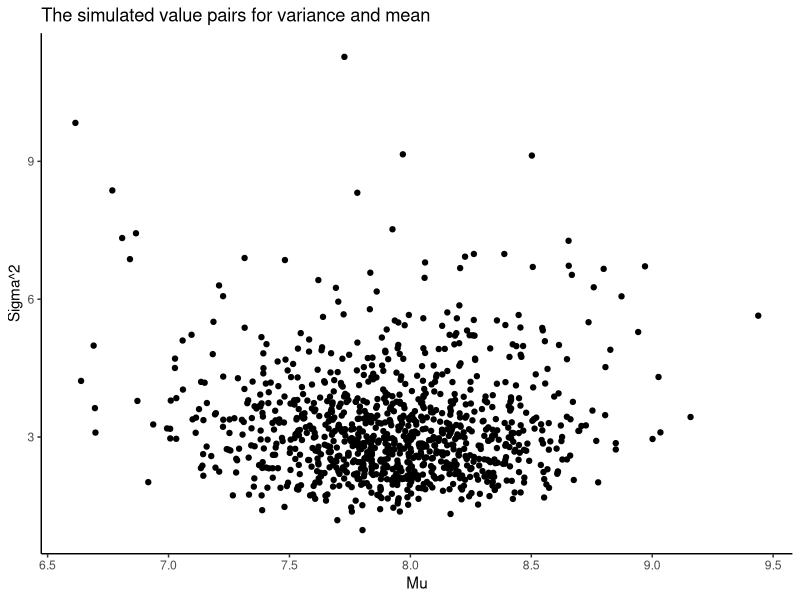
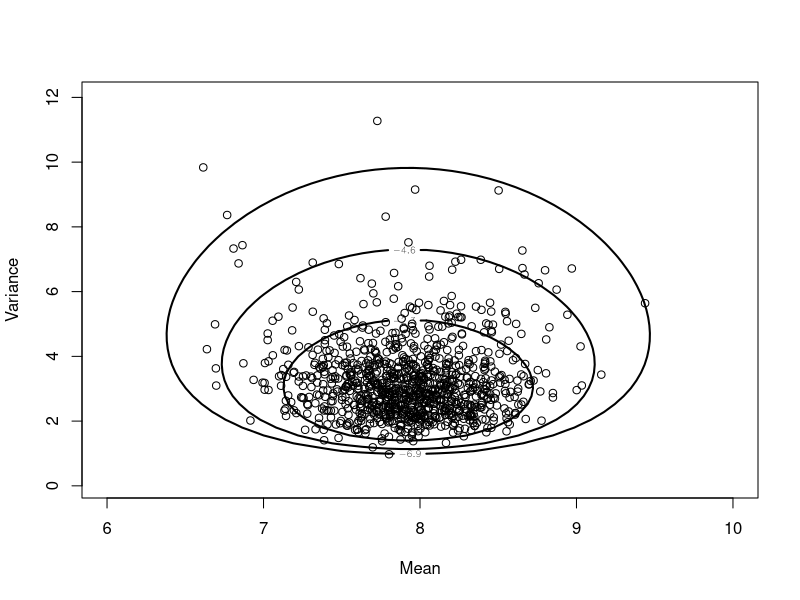
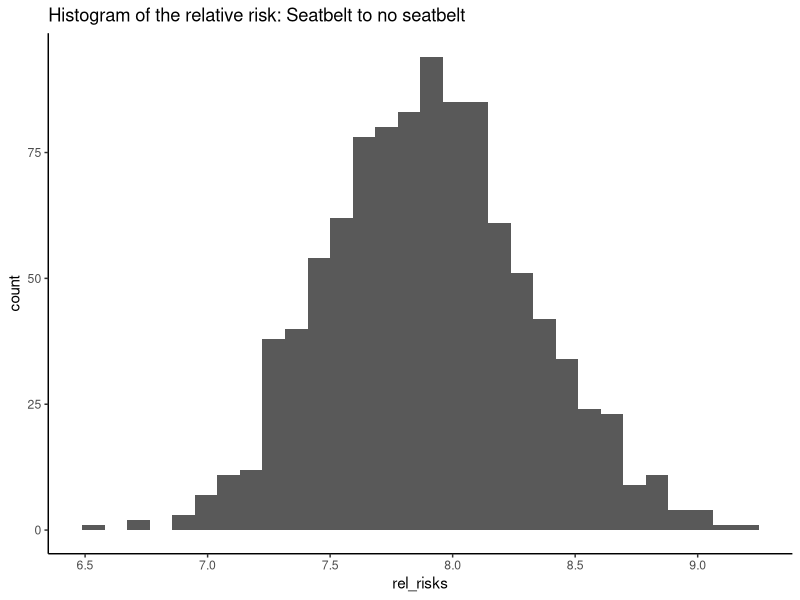
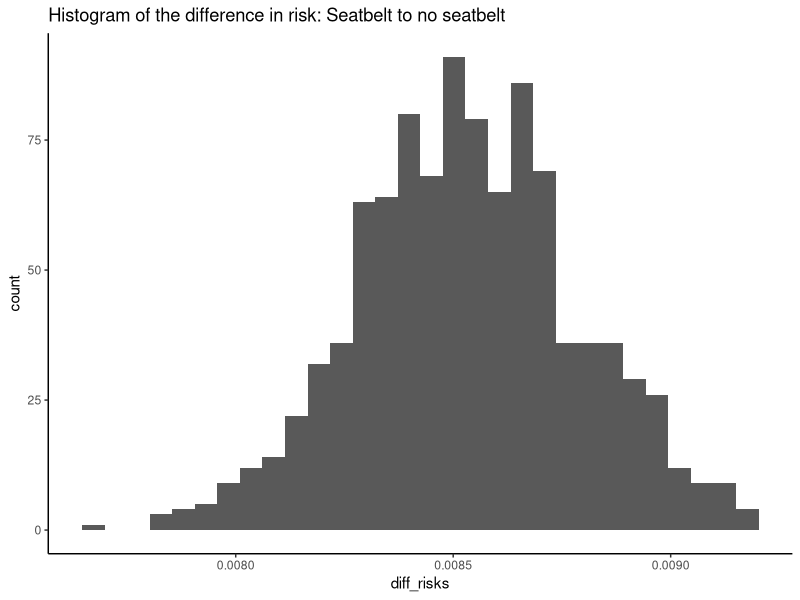
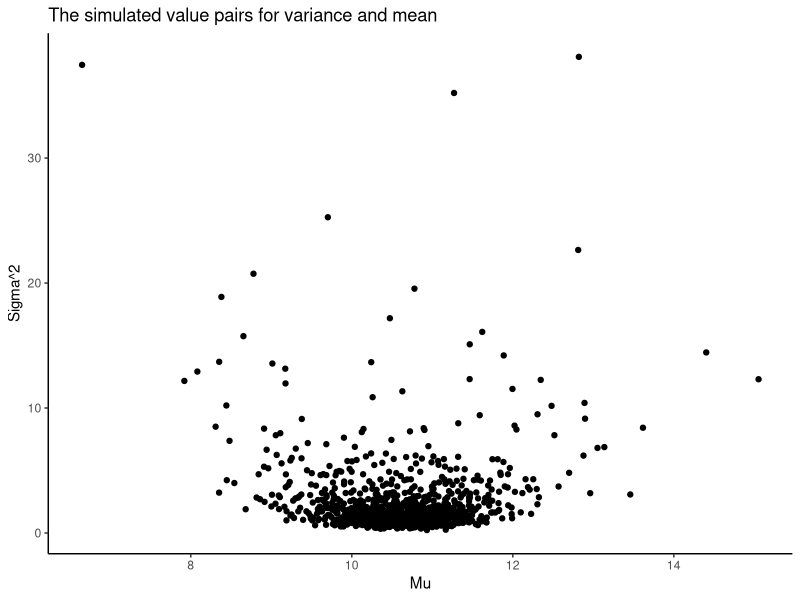
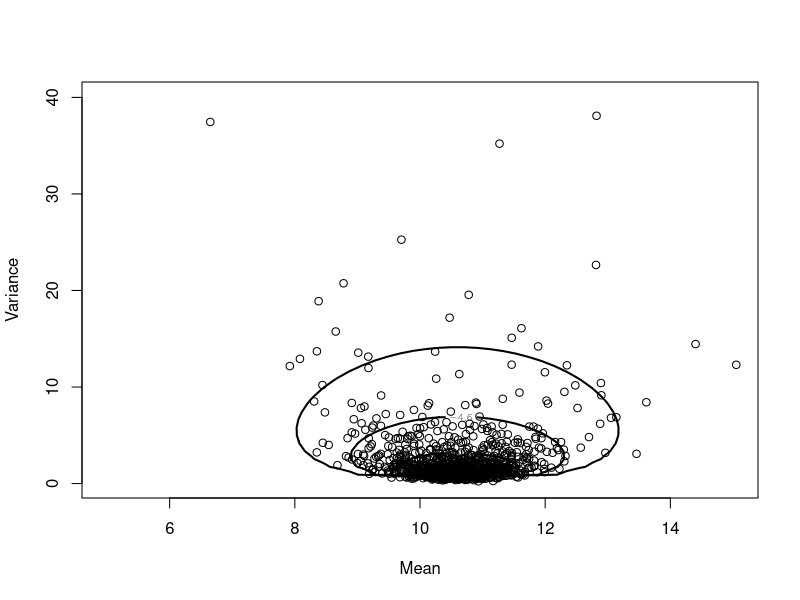
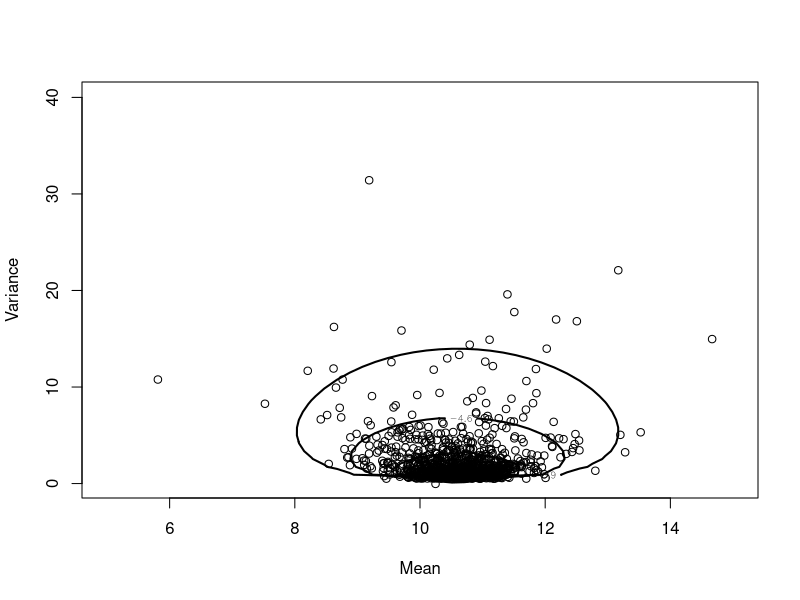
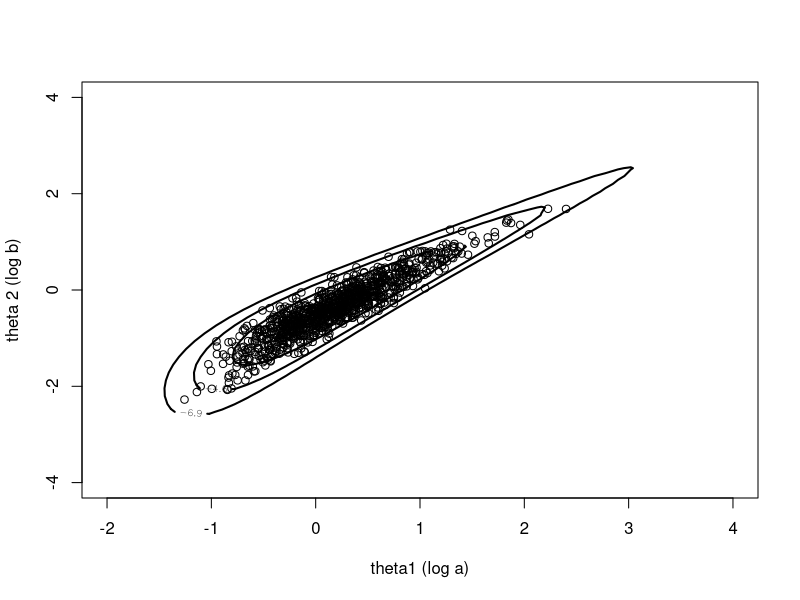

Source code (R) for these figures, in order:
## ---- chunk 1
library(LearnBayes) 
library(ggplot2) # not part of this book
## ---- chunk 2

ys <- c(9,8.5,7,8.5,6,12.5,6,9,8.5,7.5,8,6,9,8,7,10,9,7.5,5,6.5)

## 1
## Emulate section 4.2
S <- sum((ys - mean(ys))^2)
n <- length(ys)
sigma2s <- S/rchisq(1000,n-1)
mus <- rnorm(1000, mean=mean(ys), sd=sqrt(sigma2s)/sqrt(n))

## Plot the simulations 
plot_df <- cbind.data.frame(sigma2s,mus)

ggplot(plot_df,aes(mus,sigma2s)) + 
  geom_point() +
  ggtitle("The simulated value pairs for variance and mean") +
  xlab("Mu") +
  (ylab("Sigma^2")) +
  theme_classic()

## Plot using book's functions and contours
d <- mycontour(normchi2post,c(6,10,0.1,12),ys,xlab="Mean",ylab="Variance")
points(mus,sigma2s)


## 2
ps <- c(0.05,0.95)

## 90% CI for Mu
quantile(mus,ps)
## 90% CI for Sigma
quantile(sqrt(sigma2s),ps)


## 3
## Just do a brute force estimation on our sims
p75s <- mus + 0.674 * sqrt(sigma2s)

## mean and sd
mean(p75s)
sd(p75s)

## ---- chunk 3
## 1
## This is a pen-and-paper exercise
## Generally, just repeat the equations in section 4.2
## To show independence, we just show that the joint distribution is equal to the independent distributions multiplied together

## 2
## our answer follows from part 1
## Because the distributions are independent, we can simply simulate values from the two distributions per our method from question 1 and combine them

## 3
yms <- c(120,107,110,116,114,111,113,117,114,112)
Sm <- sum((yms - mean(yms))^2)
nm <- length(yms)
sigma2ms <- Sm/rchisq(1000,nm-1)
mums <- rnorm(1000, mean=mean(yms), sd=sqrt(sigma2ms)/sqrt(nm))

yfs <- c(110,111,107,108,110,105,107,106,111,111)
Sf <- sum((yfs - mean(yfs))^2)
nf <- length(yfs)
sigma2fs <- Sf/rchisq(1000,nf-1)
mufs <- rnorm(1000, mean=mean(yfs), sd=sqrt(sigma2fs)/sqrt(nf))

mu_diffs <- mums - mufs

## compute an 90% CI on the mu differences, if this interval excludes 0, then we think the means are different
ps <- c(0.05,0.95)
quantile(mu_diffs,ps)

## We compute a 90% credible interval that male golden jackals are 2.23-7.14 mm longer than females

## ---- chunk 4

N <- c(1601,162527)
S <- c(510,412368)

## 1
## Another pen and paper exercise that I won't include in this Rmarkdown
## Assume this is proven for the rest of the exercise

## 2
## The choice of a uniform prior is equivalent to a beta(1,1) prior
## Thus, we can use the beta(1,1) as a conjugate prior
## and the independent posterior distributions are given by beta(1+y,1+n-y)

pNs<- rbeta(1000,1+N[1],1+N[2])
pSs<- rbeta(1000,1+S[1],1+S[2])

rel_risks <- pNs / pSs

plot_df <- cbind.data.frame(rel_risks)
ggplot(plot_df,aes(rel_risks)) + 
  geom_histogram() +
  ggtitle("Histogram of the relative risk: Seatbelt to no seatbelt") +
  theme_classic()

## Based on the histogram, people are ~8x more likely to die in an accident if they are not wearing a seatbelt

## use the quantile function to produce the interval
quantile(rel_risks,c(0.025,0.975))

## 4
diff_risks <- pNs - pSs

plot_df <- cbind.data.frame(diff_risks)
ggplot(plot_df,aes(diff_risks)) + 
  geom_histogram() +
  ggtitle("Histogram of the difference in risk: Seatbelt to no seatbelt") +
  theme_classic()

## 5
length(diff_risks > 0) / length(diff_risks)

## All of our simulated Ps (probability of death in an accident) are greater for no seatbelt than for seatbelt-wearing accidents

## our answer here is %100
## ---- chunk 5

ys <- c(10,11,12,11,9)

## Just copy our code from exercise 1
S <- sum((ys - mean(ys))^2)
n <- length(ys)
sigma2s <- S/rchisq(1000,n-1)
mus <- rnorm(1000, mean=mean(ys), sd=sqrt(sigma2s)/sqrt(n))

## Plot the simulations 
plot_df <- cbind.data.frame(sigma2s,mus)

ggplot(plot_df,aes(mus,sigma2s)) + 
  geom_point() +
  ggtitle("The simulated value pairs for variance and mean") +
  xlab("Mu") +
  (ylab("Sigma^2")) +
  theme_classic()

## Plot using book's functions and contours
d <- mycontour(normchi2post,c(5,15,0.1,40),ys,xlab="Mean",ylab="Variance")
points(mus,sigma2s)

## 2 Another pen-and-paper exercise, I should try to add these using images from Latec or something

## 3
## From part 1, we have a box that approximately covers the posterior distribution
## Use the function simcontour to similar data

## The posterior distribution doesn't have a nice closed form, 
##   but it is easy to compute explicitly for a given value
## We use our grid from part 1 to compute posterior probabilities of parameter pairs
grid <- c(5,15,0.1,40)

## First let's write a function that computes the pdf for given data and parameters

pnorm_rounded <- function(x,mu,sigma2) {
  return(ifelse(trunc(x)==x,pnorm(x+0.5,mu,sqrt(sigma2)) - pnorm(x-0.5,mu,sqrt(sigma2)),0))
}

## Now write a function that uses the previous to compute log of posterior probability for given data and paramters
lognorm_rounded_post <- function(theta,ys) {
  return(log(  (1/theta[2]) * prod(pnorm_rounded(ys,theta[1],theta[2]))  ))
}

## Plot the contours of the distribution
mycontour(lognorm_rounded_post,grid,ys,xlab="Mean",ylab="Variance")
sims <- simcontour(lognorm_rounded_post,grid,ys,1000)
points(sims$x,sims$y)

## 4

## compute the mean/sd for the standard sims
mean(mus)
sd(mus)

## compute the mean/sd for the sims from rounded density
mean(sims$x)
sd(sims$x)

## The posterior distributions for Mu are effectively the same
## Intuitively, this shouldnt surprise us as rounding the data points should not impact the mean

## For example

sims <- rnorm(1000,mean=10,sd=sqrt(10))
rounded_sims <- round(sims)
mean(sims)
sd(sims)
mean(rounded_sims)
sd(rounded_sims)

## I think the point of this exercise is to demonstrate how bayesian inference can be used in cases where closed-form mathematical proof is not possible

## How would we have proven that rounding does not impact the mean in traditional statistics?

## ---- chunk 6

ys <- c(2,5,0,2,3,1,3,4,3,0,3,
        2,1,1,0,6,0,0,3,0,1,1,
        5,0,1,2,0,0,2,1,1,1,0)

## This will be very similar to question 4, where we make some big posterior function,
##  and then use mycontour and simcontour to answer the question

gamma_func <- function(y,a,b) {
  return( gamma(y+a) *
          (b ^ a) *
          (1/( gamma(a) * factorial(y) )) *
          (1/( (b+1) ^ (y+a) ))
  )
}

poisson_gamma_post <- function(theta,ys) {
  a <- exp(theta[1])
  b <- exp(theta[2])
  
  return(log( (1/(a*b)) * prod(gamma_func(ys,a,b)) ))
}

## Now that we've defined the computation of the posterior for a given parameter pair
##  We have to find the grid 

## It took me a lot of painful guessing to find this appropriate grid
## (Because the posterior probabilities of a and b are not indenpendent)
## Theres probably a better way
grid <- c(-2,4,-4,4)

mycontour(poisson_gamma_post,grid,ys,xlab="theta1 (log a)", ylab="theta 2 (log b)")
sims <- simcontour(poisson_gamma_post,grid,ys,1000)
points(sims$x,sims$y)
as <- exp(sims$x)
bs <- exp(sims$y)
qs <- c(.05,.95)
quantile(as,qs)
quantile(bs,qs)

## ---- chunk 7

## 1
## A pen and paper exercise

## 2
## From part 1, because the posteriors are independent, we can simply simulate draws from the two marginal densities
## Also note that the Gamma distribution is a conjugate prior for poisson parameter
## This means that the poserior is an easy computation update to the prior

g1 <- c(144,2.4)
g2 <- c(100,2.5)
data1 <- c(260,4)
data2 <- c(165,4)
post1 <- g1+data1
post2 <- g2+data2

lambda1s <- rgamma(1000,post1[1],post1[2])
lambda2s <- rgamma(1000,post2[1],post2[2])

## 3
## posterior probability from sims
length(lambda1s[lambda1s>=1.5*lambda2s]) / length(lambda1s)

## ---- chunk 8

# I am lost on this question
# I think that:
# The Gamma distribution has two equivalent forms:
#   1) Scale form: expressed here with parameters alpha, lambda
#   2) Rate form: used exclusively throughout this book (prior to this question) with parameters alpha, beta = 1 / lambda
# The densities look similar and I assume can be proven to be mathematically equivalent

gamma_sampling_post <- function(theta,y) {
  sum(dgamma(y,shape=theta[1],scale=theta[2],log=TRUE))
}

ys <- c(12.2,0.9,0.8,5.3,2,1.2,1.2,1,.3,1.8,3.1,2.8)

## 1
grid <- c(0.001,5,0.001,30)

mycontour(gamma_sampling_post,grid,ys,xlab="shape", ylab="scale")
sims <- simcontour(gamma_sampling_post,grid,ys,1000)
points(sims$x,sims$y)

## 2
# How I think the jacobian part works here
# If theta = (alpha,lambda) and theta1 = (alpha,beta)
#   then theta1 is a 2d transformation of theta given by h(theta[alpha,lambda]) = theta1[alpha=alpha,beta=1/lambda]
#     and the inverse of h is h-1(theta1[alpha,beta]) = theta[alpha=alpha,lambda=1/beta]
# per Wikipedia: https://en.wikipedia.org/wiki/Integration_by_substitution#Application_in_probability

# Based on the above, the function to compute the posterior of theta1={alpha,beta}
#   should be given by g(h-1(theta1)) * |Jacobian Determinant of h-1(theta1)|

# The jacobian matrix of h1 is
#   ( 1, 0
#     0, 1/beta^2)

# and the jacobian term is -1/beta^2

# I'm confused because the jacobian doesnt make sense
#   If i simply substitute 1/beta for lambda in the density function given for scale form, then I obtain the rate form
# Multiplying by |-1/beta^2| results in an extra term




mus <- sims$x*sims$y
qs <- c(0.05,0.95)
quantile(mus,qs)

## 3 
thetas <- cbind(sims$x,sims$y)

## Take a theta = (alpha,lambda) and transform it into (f1(alpha,lambda),f2(alpha,lambda))
## f1(alpha,lambda) = alpha
## f2(alpha,lambda) = 1/lambda

## the jacobian matrix is [1,0,0,-1/lamba^2] and the determinent is -1/lambda^2
